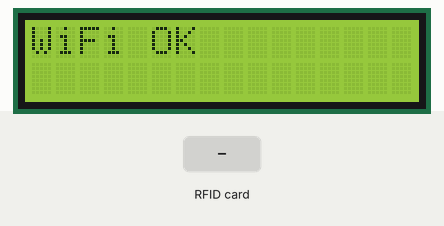
Simulated run of this sketch. Board: ESP32. Shown: 16×2 character LCD. The inputs (shaded band) are chosen by the test bench. WiFi joins after 1.5 s; servers stay silent unless stated; the Firebase database answers and starts empty; what the sketch prints to the serial monitor is not drawn.

Above: at 2.5 s.
At 5.2 s:
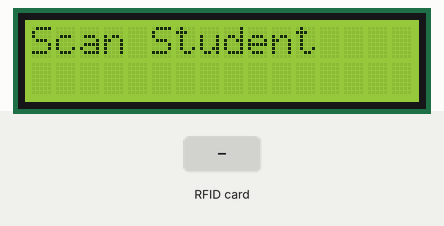
5.3 s: RFID card 5E 7A 19 C4 held to the reader
At 8.0 s:
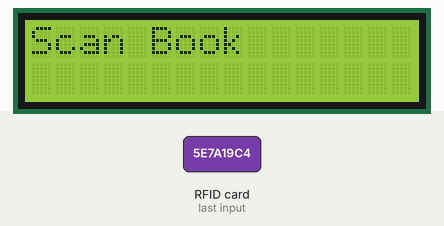
8.3 s: RFID card 5E 7A 19 C4 held to the reader
At 9.1 s:
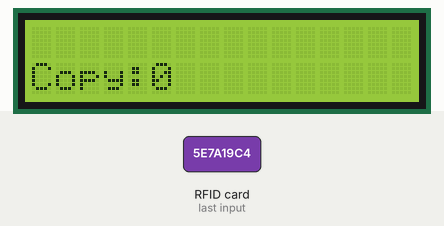
Timing chart, 0 to 11.3 s (numbered marks = the images above; inputs shaded):
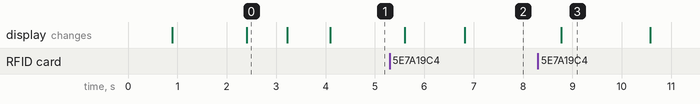

The sketch:

SmartLibrary.ino
```cpp
#include <WiFi.h>
#include <SPI.h>
#include <MFRC522.h>
#include <Firebase_ESP_Client.h>
#include <Wire.h>
#include <LiquidCrystal_I2C.h>
#include <HTTPClient.h>
#include <WiFiClientSecure.h>

//============= WIFI =============
#define WIFI_SSID "YOUR_WIFI"
#define WIFI_PASSWORD "YOUR_PASSWORD"


//=========== FIREBASE ===========
#define API_KEY "YOUR_FIREBASE_API_KEY"

#define DATABASE_URL "YOUR_DATABASE_URL"

FirebaseData fbdo;
FirebaseAuth auth;
FirebaseConfig config;

//=========== GOOGLE SHEET ===========
const char* sheetURL = "YOUR SHEET URL";

// RFID
#define SS_PIN 5
#define RST_PIN 4
MFRC522 rfid(SS_PIN, RST_PIN);

// LCD
LiquidCrystal_I2C lcd(0x27, 16, 2);

// Variables
String studentID="", studentName="", department="";
bool studentScanned=false;


//========= GOOGLE SHEET =========
void sendToSheet(String s, String b, String a, int r){

  WiFiClientSecure client;
  client.setInsecure();

  HTTPClient http;

  http.begin(client, sheetURL);
  http.addHeader("Content-Type","application/json");
  http.addHeader("Connection","close");

  String json = "{\"s\":\""+s+"\",\"b\":\""+b+"\",\"a\":\""+a+"\",\"r\":"+String(r)+"}";

  int code = http.POST(json);

  Serial.print("Sheet HTTP: ");
  Serial.println(code);

  http.end();

  delay(150);
}


//============= SETUP =============
void setup(){

  Serial.begin(115200);

  Wire.begin(21,22);
  lcd.init();
  lcd.backlight();

  lcd.print("Starting...");
  delay(800);

  // WiFi
  lcd.clear();
  lcd.print("Connecting WiFi");

  WiFi.begin(WIFI_SSID, WIFI_PASSWORD);

  while(WiFi.status()!=WL_CONNECTED){
    delay(300);
    Serial.print(".");
  }

  lcd.clear();
  lcd.print("WiFi OK");
  delay(800);

  // Firebase
  lcd.clear();
  lcd.print("Connecting DB");

  config.api_key = API_KEY;
  config.database_url = DATABASE_URL;

  Firebase.signUp(&config, &auth, "", "");
  Firebase.begin(&config, &auth);
  Firebase.reconnectWiFi(true);

  fbdo.setBSSLBufferSize(512,512);

  while(!Firebase.ready()){
    delay(100);
  }

  lcd.clear();
  lcd.print("DB Ready");
  delay(800);

  SPI.begin();
  rfid.PCD_Init();

  lcd.clear();
  lcd.print("Scan Student");
}


//============= LOOP =============
void loop(){

  if(WiFi.status()!=WL_CONNECTED){
    WiFi.disconnect();
    WiFi.begin(WIFI_SSID, WIFI_PASSWORD);
    delay(1000);
    return;
  }

  if(!rfid.PICC_IsNewCardPresent()) return;
  if(!rfid.PICC_ReadCardSerial()) return;

  String tag="";
  for(byte i=0;i<rfid.uid.size;i++){
    if(rfid.uid.uidByte[i]<0x10) tag+="0";
    tag+=String(rfid.uid.uidByte[i],HEX);
  }
  tag.toUpperCase();

  Serial.println("UID: "+tag);


  //=========== STUDENT ===========
  if(!studentScanned){

    studentID = tag;

    if(Firebase.RTDB.getString(&fbdo,"/Students/"+studentID+"/name")){

      studentName = fbdo.stringData();

      if(Firebase.RTDB.getString(&fbdo,"/Students/"+studentID+"/department")){
        department = fbdo.stringData();
      } else {
        department = "N/A";
      }

      studentScanned = true;

      lcd.clear();
      lcd.print(studentName);
      lcd.setCursor(0,1);
      lcd.print(department);

      delay(1200);

      lcd.clear();
      lcd.print("Scan Book");
      return;
    }
    else{
      lcd.clear();
      lcd.print("Not Registered");
      delay(1200);
      lcd.clear();
      lcd.print("Scan Student");
      return;
    }
  }


  //=========== BOOK ===========
  String bookID = tag;

  String bookName="", key="";
  int copyNo=0;

  if(!Firebase.RTDB.getString(&fbdo,"/Books/"+bookID+"/title")){
    lcd.clear(); lcd.print("Invalid Book");
    delay(1200);
    studentScanned=false;
    lcd.clear(); lcd.print("Scan Student");
    return;
  }

  bookName = fbdo.stringData();


  if(Firebase.RTDB.getString(&fbdo,"/Books/"+bookID+"/inventoryKey")){
    key = fbdo.stringData();
  }else{
    key = bookName;
  }

  Firebase.RTDB.getInt(&fbdo,"/Books/"+bookID+"/copyNo");
  copyNo = fbdo.intData();

  lcd.clear();
  lcd.print(bookName);
  lcd.setCursor(0,1);
  lcd.print("Copy:");
  lcd.print(copyNo);

  delay(1200);


  // Inventory
  String availPath="/Inventory/"+key+"/availableCopies";
  String totalPath="/Inventory/"+key+"/totalCopies";
  String issuedPath="/Issued/"+bookID+"/student";

  int copies=0,total=0;
  bool available=true;
  String issuedTo="";

  if(Firebase.RTDB.getInt(&fbdo,availPath)) copies = fbdo.intData();
  if(Firebase.RTDB.getInt(&fbdo,totalPath)) total = fbdo.intData();

  if(Firebase.RTDB.getString(&fbdo,issuedPath))
    issuedTo = fbdo.stringData();

  Firebase.RTDB.getBool(&fbdo,"/Books/"+bookID+"/available");
  available = fbdo.boolData();


  //=========== ISSUE ===========
  if(available){

    if(copies<=0){
      lcd.clear(); lcd.print("No Copies");
      delay(1200);
      studentScanned=false;
      lcd.clear(); lcd.print("Scan Student");
      return;
    }

    int newCopies = copies - 1;
    if(newCopies < 0) newCopies = 0;

    Firebase.RTDB.setBool(&fbdo,"/Books/"+bookID+"/available",false);
    delay(50);
    Firebase.RTDB.setInt(&fbdo,availPath,newCopies);
    delay(50);
    Firebase.RTDB.setString(&fbdo,issuedPath,studentID);

    sendToSheet(studentName, bookName, "Issued", newCopies);

    lcd.clear();
    lcd.print("Issued");
    lcd.setCursor(0,1);
    lcd.print(newCopies);
    lcd.print("/");
    lcd.print(total);
  }


  //=========== RETURN ===========
  else if(issuedTo==studentID){

    int newCopies = copies + 1;
    if(newCopies > total) newCopies = total;

    Firebase.RTDB.setBool(&fbdo,"/Books/"+bookID+"/available",true);
    delay(50);
    Firebase.RTDB.setInt(&fbdo,availPath,newCopies);
    delay(50);
    Firebase.RTDB.deleteNode(&fbdo,issuedPath);

    sendToSheet(studentName, bookName, "Returned", newCopies);

    lcd.clear();
    lcd.print("Returned");
    lcd.setCursor(0,1);
    lcd.print(newCopies);
    lcd.print("/");
    lcd.print(total);
  }

  else{
    lcd.clear();
    lcd.print("In Use");
  }

  delay(1500);

  studentScanned=false;
  lcd.clear();
  lcd.print("Scan Student");
}
```

Measured:
- after the input at 5.3 s, the display: first changes after 0.31 s (image 2 shows a later state)
- after the input at 8.3 s, the display: changes after 0.47 s (image 3)
- what the display in image 0 shows lasts 0.8 s, from 2.4 s to 3.2 s
- what the display in image 3 shows lasts 1.8 s, from 8.8 s to 10.6 s
